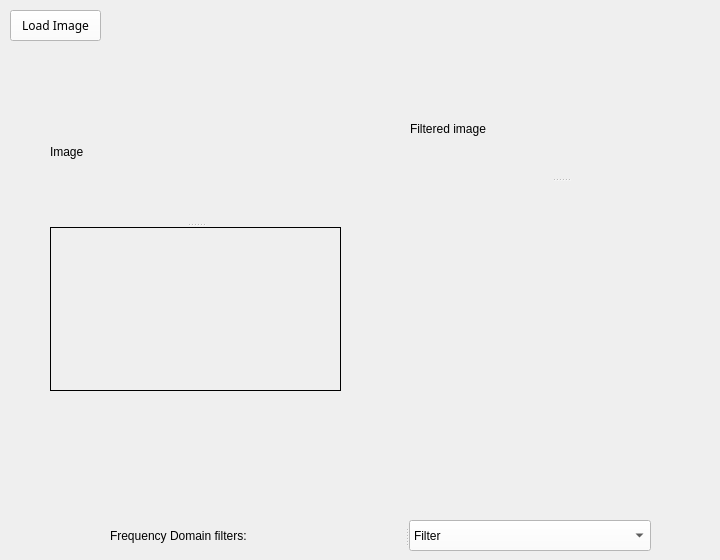
      <widget class="QWidget" name="tab_4">
       <property name="sizePolicy">
        <sizepolicy hsizetype="Expanding" vsizetype="Expanding">
         <horstretch>0</horstretch>
         <verstretch>0</verstretch>
        </sizepolicy>
       </property>
       <attribute name="title">
        <string>Frequency Domain</string>
       </attribute>
       <widget class="QPushButton" name="Load_Img_Button_2">
        <property name="geometry">
         <rect>
          <x>10</x>
          <y>10</y>
          <width>91</width>
          <height>31</height>
         </rect>
        </property>
        <property name="palette">
         <palette>
          <active>
           <colorrole role="WindowText">
            <brush brushstyle="SolidPattern">
             <color alpha="255">
              <red>0</red>
              <green>0</green>
              <blue>0</blue>
             </color>
            </brush>
           </colorrole>
           <colorrole role="Button">
            <brush brushstyle="SolidPattern">
             <color alpha="255">
              <red>255</red>
              <green>255</green>
              <blue>255</blue>
             </color>
            </brush>
           </colorrole>
           <colorrole role="Light">
            <brush brushstyle="SolidPattern">
             <color alpha="255">
              <red>213</red>
              <green>213</green>
              <blue>255</blue>
             </color>
            </brush>
           </colorrole>
           <colorrole role="Midlight">
            <brush brushstyle="SolidPattern">
             <color alpha="255">
              <red>149</red>
              <green>149</green>
              <blue>255</blue>
             </color>
            </brush>
           </colorrole>
           <colorrole role="Dark">
            <brush brushstyle="SolidPattern">
             <color alpha="255">
              <red>42</red>
              <green>42</green>
              <blue>127</blue>
             </color>
            </brush>
           </colorrole>
           <colorrole role="Mid">
            <brush brushstyle="SolidPattern">
             <color alpha="255">
              <red>56</red>
              <green>56</green>
              <blue>170</blue>
             </color>
            </brush>
           </colorrole>
           <colorrole role="Text">
            <brush brushstyle="SolidPattern">
             <color alpha="255">
              <red>0</red>
              <green>0</green>
              <blue>0</blue>
             </color>
            </brush>
           </colorrole>
           <colorrole role="BrightText">
            <brush brushstyle="SolidPattern">
             <color alpha="255">
              <red>255</red>
              <green>255</green>
              <blue>255</blue>
             </color>
            </brush>
           </colorrole>
           <colorrole role="ButtonText">
            <brush brushstyle="SolidPattern">
             <color alpha="255">
              <red>0</red>
              <green>0</green>
              <blue>0</blue>
             </color>
            </brush>
           </colorrole>
           <colorrole role="Base">
            <brush brushstyle="SolidPattern">
             <color alpha="255">
              <red>255</red>
              <green>255</green>
              <blue>255</blue>
             </color>
            </brush>
           </colorrole>
           <colorrole role="Window">
            <brush brushstyle="SolidPattern">
             <color alpha="255">
              <red>255</red>
              <green>255</green>
              <blue>255</blue>
             </color>
            </brush>
           </colorrole>
           <colorrole role="Shadow">
            <brush brushstyle="SolidPattern">
             <color alpha="255">
              <red>0</red>
              <green>0</green>
              <blue>0</blue>
             </color>
            </brush>
           </colorrole>
           <colorrole role="AlternateBase">
            <brush brushstyle="SolidPattern">
             <color alpha="255">
              <red>170</red>
              <green>170</green>
              <blue>255</blue>
             </color>
            </brush>
           </colorrole>
           <colorrole role="ToolTipBase">
            <brush brushstyle="SolidPattern">
             <color alpha="255">
              <red>255</red>
              <green>255</green>
              <blue>220</blue>
             </color>
            </brush>
           </colorrole>
           <colorrole role="ToolTipText">
            <brush brushstyle="SolidPattern">
             <color alpha="255">
              <red>0</red>
              <green>0</green>
              <blue>0</blue>
             </color>
            </brush>
           </colorrole>
          </active>
          <inactive>
           <colorrole role="WindowText">
            <brush brushstyle="SolidPattern">
             <color alpha="255">
              <red>0</red>
              <green>0</green>
              <blue>0</blue>
             </color>
            </brush>
           </colorrole>
           <colorrole role="Button">
            <brush brushstyle="SolidPattern">
             <color alpha="255">
              <red>255</red>
              <green>255</green>
              <blue>255</blue>
             </color>
            </brush>
           </colorrole>
           <colorrole role="Light">
            <brush brushstyle="SolidPattern">
             <color alpha="255">
              <red>213</red>
              <green>213</green>
              <blue>255</blue>
             </color>
            </brush>
           </colorrole>
           <colorrole role="Midlight">
            <brush brushstyle="SolidPattern">
             <color alpha="255">
              <red>149</red>
              <green>149</green>
              <blue>255</blue>
             </color>
            </brush>
           </colorrole>
           <colorrole role="Dark">
            <brush brushstyle="SolidPattern">
             <color alpha="255">
              <red>42</red>
              <green>42</green>
              <blue>127</blue>
             </color>
            </brush>
           </colorrole>
           <colorrole role="Mid">
            <brush brushstyle="SolidPattern">
             <color alpha="255">
              <red>56</red>
              <green>56</green>
              <blue>170</blue>
             </color>
            </brush>
           </colorrole>
           <colorrole role="Text">
            <brush brushstyle="SolidPattern">
             <color alpha="255">
              <red>0</red>
              <green>0</green>
              <blue>0</blue>
             </color>
            </brush>
           </colorrole>
           <colorrole role="BrightText">
            <brush brushstyle="SolidPattern">
             <color alpha="255">
              <red>255</red>
              <green>255</green>
              <blue>255</blue>
             </color>
            </brush>
           </colorrole>
           <colorrole role="ButtonText">
            <brush brushstyle="SolidPattern">
             <color alpha="255">
              <red>0</red>
              <green>0</green>
              <blue>0</blue>
             </color>
            </brush>
           </colorrole>
           <colorrole role="Base">
            <brush brushstyle="SolidPattern">
             <color alpha="255">
              <red>255</red>
              <green>255</green>
              <blue>255</blue>
             </color>
            </brush>
           </colorrole>
           <colorrole role="Window">
            <brush brushstyle="SolidPattern">
             <color alpha="255">
              <red>255</red>
              <green>255</green>
              <blue>255</blue>
             </color>
            </brush>
           </colorrole>
           <colorrole role="Shadow">
            <brush brushstyle="SolidPattern">
             <color alpha="255">
              <red>0</red>
              <green>0</green>
              <blue>0</blue>
             </color>
            </brush>
           </colorrole>
           <colorrole role="AlternateBase">
            <brush brushstyle="SolidPattern">
             <color alpha="255">
              <red>170</red>
              <green>170</green>
              <blue>255</blue>
             </color>
            </brush>
           </colorrole>
           <colorrole role="ToolTipBase">
            <brush brushstyle="SolidPattern">
             <color alpha="255">
              <red>255</red>
              <green>255</green>
              <blue>220</blue>
             </color>
            </brush>
           </colorrole>
           <colorrole role="ToolTipText">
            <brush brushstyle="SolidPattern">
             <color alpha="255">
              <red>0</red>
              <green>0</green>
              <blue>0</blue>
             </color>
            </brush>
           </colorrole>
          </inactive>
          <disabled>
           <colorrole role="WindowText">
            <brush brushstyle="SolidPattern">
             <color alpha="255">
              <red>42</red>
              <green>42</green>
              <blue>127</blue>
             </color>
            </brush>
           </colorrole>
           <colorrole role="Button">
            <brush brushstyle="SolidPattern">
             <color alpha="255">
              <red>255</red>
              <green>255</green>
              <blue>255</blue>
             </color>
            </brush>
           </colorrole>
           <colorrole role="Light">
            <brush brushstyle="SolidPattern">
             <color alpha="255">
              <red>213</red>
              <green>213</green>
              <blue>255</blue>
             </color>
            </brush>
           </colorrole>
           <colorrole role="Midlight">
            <brush brushstyle="SolidPattern">
             <color alpha="255">
              <red>149</red>
              <green>149</green>
              <blue>255</blue>
             </color>
            </brush>
           </colorrole>
           <colorrole role="Dark">
            <brush brushstyle="SolidPattern">
             <color alpha="255">
              <red>42</red>
              <green>42</green>
              <blue>127</blue>
             </color>
            </brush>
           </colorrole>
           <colorrole role="Mid">
            <brush brushstyle="SolidPattern">
             <color alpha="255">
              <red>56</red>
              <green>56</green>
              <blue>170</blue>
             </color>
            </brush>
           </colorrole>
           <colorrole role="Text">
            <brush brushstyle="SolidPattern">
             <color alpha="255">
              <red>42</red>
              <green>42</green>
              <blue>127</blue>
             </color>
            </brush>
           </colorrole>
           <colorrole role="BrightText">
            <brush brushstyle="SolidPattern">
             <color alpha="255">
              <red>255</red>
              <green>255</green>
              <blue>255</blue>
             </color>
            </brush>
           </colorrole>
           <colorrole role="ButtonText">
            <brush brushstyle="SolidPattern">
             <color alpha="255">
              <red>42</red>
              <green>42</green>
              <blue>127</blue>
             </color>
            </brush>
           </colorrole>
           <colorrole role="Base">
            <brush brushstyle="SolidPattern">
             <color alpha="255">
              <red>255</red>
              <green>255</green>
              <blue>255</blue>
             </color>
            </brush>
           </colorrole>
           <colorrole role="Window">
            <brush brushstyle="SolidPattern">
             <color alpha="255">
              <red>255</red>
              <green>255</green>
              <blue>255</blue>
             </color>
            </brush>
           </colorrole>
           <colorrole role="Shadow">
            <brush brushstyle="SolidPattern">
             <color alpha="255">
              <red>0</red>
              <green>0</green>
              <blue>0</blue>
             </color>
            </brush>
           </colorrole>
           <colorrole role="AlternateBase">
            <brush brushstyle="SolidPattern">
             <color alpha="255">
              <red>85</red>
              <green>85</green>
              <blue>255</blue>
             </color>
            </brush>
           </colorrole>
           <colorrole role="ToolTipBase">
            <brush brushstyle="SolidPattern">
             <color alpha="255">
              <red>255</red>
              <green>255</green>
              <blue>220</blue>
             </color>
            </brush>
           </colorrole>
           <colorrole role="ToolTipText">
            <brush brushstyle="SolidPattern">
             <color alpha="255">
              <red>0</red>
              <green>0</green>
              <blue>0</blue>
             </color>
            </brush>
           </colorrole>
          </disabled>
         </palette>
        </property>
        <property name="font">
         <font>
          <family>Lucida Handwriting</family>
          <pointsize>9</pointsize>
         </font>
        </property>
        <property name="text">
         <string>Load Image</string>
        </property>
       </widget>
       <widget class="QSplitter" name="splitter_13">
        <property name="geometry">
         <rect>
          <x>110</x>
          <y>520</y>
          <width>541</width>
          <height>31</height>
         </rect>
        </property>
        <property name="orientation">
         <enum>Qt::Horizontal</enum>
        </property>
        <widget class="QLabel" name="label_16">
         <property name="text">
          <string>Frequency Domain filters: </string>
         </property>
        </widget>
        <widget class="QComboBox" name="Freq_filter_Box">
         <property name="palette">
          <palette>
           <active>
            <colorrole role="WindowText">
             <brush brushstyle="SolidPattern">
              <color alpha="255">
               <red>0</red>
               <green>0</green>
               <blue>0</blue>
              </color>
             </brush>
            </colorrole>
            <colorrole role="Button">
             <brush brushstyle="SolidPattern">
              <color alpha="255">
               <red>255</red>
               <green>255</green>
               <blue>255</blue>
              </color>
             </brush>
            </colorrole>
            <colorrole role="Light">
             <brush brushstyle="SolidPattern">
              <color alpha="255">
               <red>213</red>
               <green>213</green>
               <blue>255</blue>
              </color>
             </brush>
            </colorrole>
            <colorrole role="Midlight">
             <brush brushstyle="SolidPattern">
              <color alpha="255">
               <red>149</red>
               <green>149</green>
               <blue>255</blue>
              </color>
             </brush>
            </colorrole>
            <colorrole role="Dark">
             <brush brushstyle="SolidPattern">
              <color alpha="255">
               <red>42</red>
               <green>42</green>
               <blue>127</blue>
              </color>
             </brush>
            </colorrole>
            <colorrole role="Mid">
             <brush brushstyle="SolidPattern">
              <color alpha="255">
               <red>56</red>
               <green>56</green>
               <blue>170</blue>
              </color>
             </brush>
            </colorrole>
            <colorrole role="Text">
             <brush brushstyle="SolidPattern">
              <color alpha="255">
               <red>0</red>
               <green>0</green>
               <blue>0</blue>
              </color>
             </brush>
            </colorrole>
            <colorrole role="BrightText">
             <brush brushstyle="SolidPattern">
              <color alpha="255">
               <red>255</red>
               <green>255</green>
               <blue>255</blue>
              </color>
             </brush>
            </colorrole>
            <colorrole role="ButtonText">
             <brush brushstyle="SolidPattern">
              <color alpha="255">
               <red>0</red>
               <green>0</green>
               <blue>0</blue>
              </color>
             </brush>
            </colorrole>
            <colorrole role="Base">
             <brush brushstyle="SolidPattern">
              <color alpha="255">
               <red>255</red>
               <green>255</green>
               <blue>255</blue>
              </color>
             </brush>
            </colorrole>
            <colorrole role="Window">
             <brush brushstyle="SolidPattern">
              <color alpha="255">
               <red>255</red>
               <green>255</green>
               <blue>255</blue>
              </color>
             </brush>
            </colorrole>
            <colorrole role="Shadow">
             <brush brushstyle="SolidPattern">
              <color alpha="255">
               <red>0</red>
               <green>0</green>
               <blue>0</blue>
              </color>
             </brush>
            </colorrole>
            <colorrole role="AlternateBase">
             <brush brushstyle="SolidPattern">
              <color alpha="255">
               <red>170</red>
               <green>170</green>
               <blue>255</blue>
              </color>
             </brush>
            </colorrole>
            <colorrole role="ToolTipBase">
             <brush brushstyle="SolidPattern">
              <color alpha="255">
               <red>255</red>
               <green>255</green>
               <blue>220</blue>
              </color>
             </brush>
            </colorrole>
            <colorrole role="ToolTipText">
             <brush brushstyle="SolidPattern">
              <color alpha="255">
               <red>0</red>
               <green>0</green>
               <blue>0</blue>
              </color>
             </brush>
            </colorrole>
           </active>
           <inactive>
            <colorrole role="WindowText">
             <brush brushstyle="SolidPattern">
              <color alpha="255">
               <red>0</red>
               <green>0</green>
               <blue>0</blue>
              </color>
             </brush>
            </colorrole>
            <colorrole role="Button">
             <brush brushstyle="SolidPattern">
              <color alpha="255">
               <red>255</red>
               <green>255</green>
               <blue>255</blue>
              </color>
             </brush>
            </colorrole>
            <colorrole role="Light">
             <brush brushstyle="SolidPattern">
              <color alpha="255">
               <red>213</red>
               <green>213</green>
               <blue>255</blue>
              </color>
             </brush>
            </colorrole>
            <colorrole role="Midlight">
             <brush brushstyle="SolidPattern">
              <color alpha="255">
               <red>149</red>
               <green>149</green>
               <blue>255</blue>
              </color>
             </brush>
            </colorrole>
            <colorrole role="Dark">
             <brush brushstyle="SolidPattern">
              <color alpha="255">
               <red>42</red>
               <green>42</green>
               <blue>127</blue>
              </color>
             </brush>
            </colorrole>
            <colorrole role="Mid">
             <brush brushstyle="SolidPattern">
              <color alpha="255">
               <red>56</red>
               <green>56</green>
               <blue>170</blue>
              </color>
             </brush>
            </colorrole>
            <colorrole role="Text">
             <brush brushstyle="SolidPattern">
              <color alpha="255">
               <red>0</red>
               <green>0</green>
               <blue>0</blue>
              </color>
             </brush>
            </colorrole>
            <colorrole role="BrightText">
             <brush brushstyle="SolidPattern">
              <color alpha="255">
               <red>255</red>
               <green>255</green>
               <blue>255</blue>
              </color>
             </brush>
            </colorrole>
            <colorrole role="ButtonText">
             <brush brushstyle="SolidPattern">
              <color alpha="255">
               <red>0</red>
               <green>0</green>
               <blue>0</blue>
              </color>
             </brush>
            </colorrole>
            <colorrole role="Base">
             <brush brushstyle="SolidPattern">
              <color alpha="255">
               <red>255</red>
               <green>255</green>
               <blue>255</blue>
              </color>
             </brush>
            </colorrole>
            <colorrole role="Window">
             <brush brushstyle="SolidPattern">
              <color alpha="255">
               <red>255</red>
               <green>255</green>
               <blue>255</blue>
              </color>
             </brush>
            </colorrole>
            <colorrole role="Shadow">
             <brush brushstyle="SolidPattern">
              <color alpha="255">
               <red>0</red>
               <green>0</green>
               <blue>0</blue>
              </color>
             </brush>
            </colorrole>
            <colorrole role="AlternateBase">
             <brush brushstyle="SolidPattern">
              <color alpha="255">
               <red>170</red>
               <green>170</green>
               <blue>255</blue>
              </color>
             </brush>
            </colorrole>
            <colorrole role="ToolTipBase">
             <brush brushstyle="SolidPattern">
              <color alpha="255">
               <red>255</red>
               <green>255</green>
               <blue>220</blue>
              </color>
             </brush>
            </colorrole>
            <colorrole role="ToolTipText">
             <brush brushstyle="SolidPattern">
              <color alpha="255">
               <red>0</red>
               <green>0</green>
               <blue>0</blue>
              </color>
             </brush>
            </colorrole>
           </inactive>
           <disabled>
            <colorrole role="WindowText">
             <brush brushstyle="SolidPattern">
              <color alpha="255">
               <red>42</red>
               <green>42</green>
               <blue>127</blue>
              </color>
             </brush>
            </colorrole>
            <colorrole role="Button">
             <brush brushstyle="SolidPattern">
              <color alpha="255">
               <red>255</red>
               <green>255</green>
               <blue>255</blue>
              </color>
             </brush>
            </colorrole>
            <colorrole role="Light">
             <brush brushstyle="SolidPattern">
              <color alpha="255">
               <red>213</red>
               <green>213</green>
               <blue>255</blue>
              </color>
             </brush>
            </colorrole>
            <colorrole role="Midlight">
             <brush brushstyle="SolidPattern">
              <color alpha="255">
               <red>149</red>
               <green>149</green>
               <blue>255</blue>
              </color>
             </brush>
            </colorrole>
            <colorrole role="Dark">
             <brush brushstyle="SolidPattern">
              <color alpha="255">
               <red>42</red>
               <green>42</green>
               <blue>127</blue>
              </color>
             </brush>
            </colorrole>
            <colorrole role="Mid">
             <brush brushstyle="SolidPattern">
              <color alpha="255">
               <red>56</red>
               <green>56</green>
               <blue>170</blue>
              </color>
             </brush>
            </colorrole>
            <colorrole role="Text">
             <brush brushstyle="SolidPattern">
              <color alpha="255">
               <red>42</red>
               <green>42</green>
               <blue>127</blue>
              </color>
             </brush>
            </colorrole>
            <colorrole role="BrightText">
             <brush brushstyle="SolidPattern">
              <color alpha="255">
               <red>255</red>
               <green>255</green>
               <blue>255</blue>
              </color>
             </brush>
            </colorrole>
            <colorrole role="ButtonText">
             <brush brushstyle="SolidPattern">
              <color alpha="255">
               <red>42</red>
               <green>42</green>
               <blue>127</blue>
              </color>
             </brush>
            </colorrole>
            <colorrole role="Base">
             <brush brushstyle="SolidPattern">
              <color alpha="255">
               <red>255</red>
               <green>255</green>
               <blue>255</blue>
              </color>
             </brush>
            </colorrole>
            <colorrole role="Window">
             <brush brushstyle="SolidPattern">
              <color alpha="255">
               <red>255</red>
               <green>255</green>
               <blue>255</blue>
              </color>
             </brush>
            </colorrole>
            <colorrole role="Shadow">
             <brush brushstyle="SolidPattern">
              <color alpha="255">
               <red>0</red>
               <green>0</green>
               <blue>0</blue>
              </color>
             </brush>
            </colorrole>
            <colorrole role="AlternateBase">
             <brush brushstyle="SolidPattern">
              <color alpha="255">
               <red>85</red>
               <green>85</green>
               <blue>255</blue>
              </color>
             </brush>
            </colorrole>
            <colorrole role="ToolTipBase">
             <brush brushstyle="SolidPattern">
              <color alpha="255">
               <red>255</red>
               <green>255</green>
               <blue>220</blue>
              </color>
             </brush>
            </colorrole>
            <colorrole role="ToolTipText">
             <brush brushstyle="SolidPattern">
              <color alpha="255">
               <red>0</red>
               <green>0</green>
               <blue>0</blue>
              </color>
             </brush>
            </colorrole>
           </disabled>
          </palette>
         </property>
         <item>
          <property name="text">
           <string>Filter</string>
          </property>
         </item>
         <item>
          <property name="text">
           <string>High pass Filter </string>
          </property>
         </item>
         <item>
          <property name="text">
           <string>Low pass Filter</string>
          </property>
         </item>
        </widget>
       </widget>
       <widget class="QSplitter" name="splitter_11">
        <property name="geometry">
         <rect>
          <x>50</x>
          <y>80</y>
          <width>291</width>
          <height>311</height>
         </rect>
        </property>
        <property name="orientation">
         <enum>Qt::Vertical</enum>
        </property>
        <widget class="QLabel" name="label_12">
         <property name="text">
          <string>Image</string>
         </property>
        </widget>
        <widget class="QLabel" name="freq_img_label">
         <property name="frameShape">
          <enum>QFrame::Box</enum>
         </property>
         <property name="text">
          <string/>
         </property>
         <property name="scaledContents">
          <bool>true</bool>
         </property>
        </widget>
       </widget>
       <widget class="QSplitter" name="splitter_9">
        <property name="geometry">
         <rect>
          <x>410</x>
          <y>80</y>
          <width>301</width>
          <height>311</height>
         </rect>
        </property>
        <property name="orientation">
         <enum>Qt::Vertical</enum>
        </property>
        <widget class="QLabel" name="label_14">
         <property name="text">
          <string>Filtered image </string>
         </property>
        </widget>
        <widget class="ImageView" name="freq_filter_widget" native="true"/>
       </widget>
      </widget>
